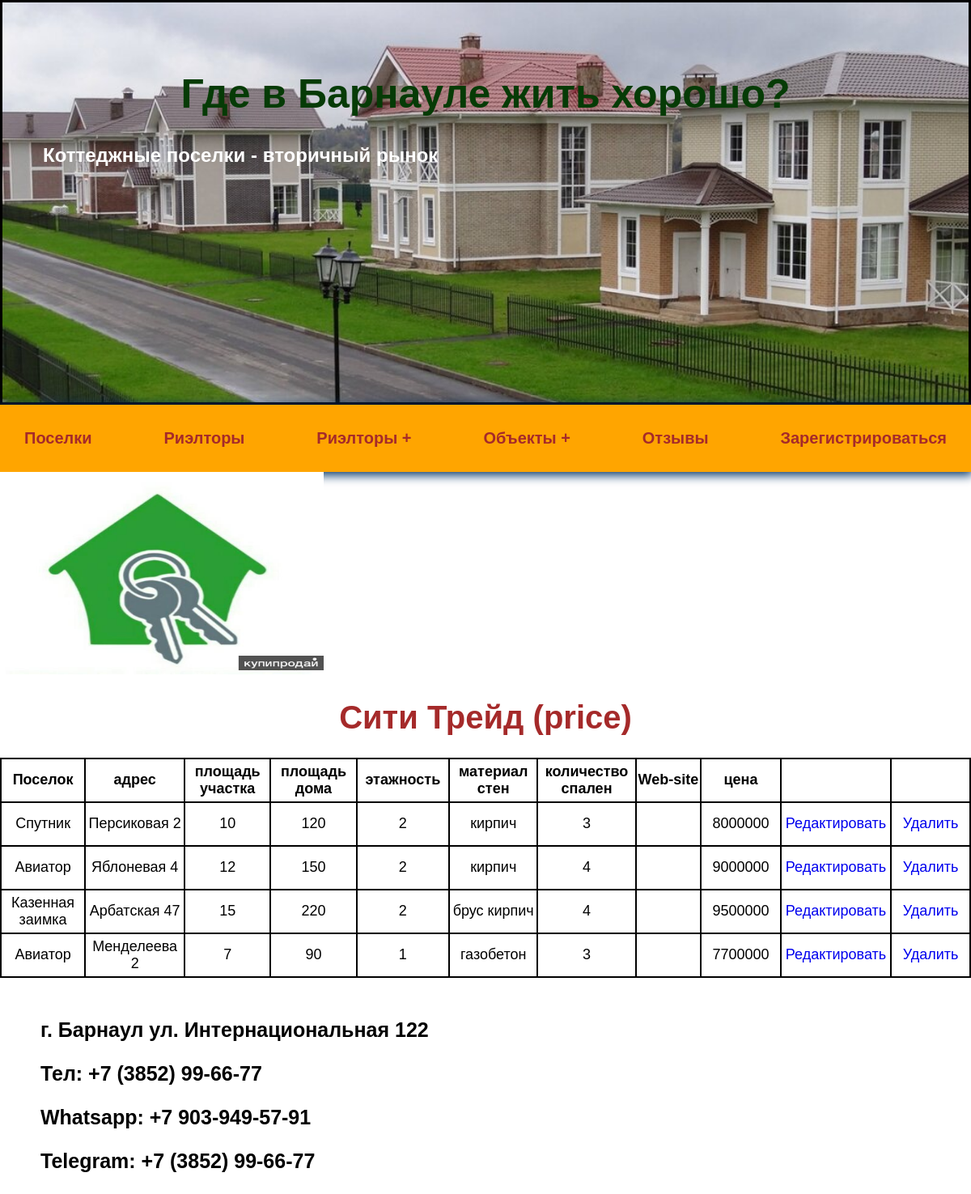
Page /realtors/realtor/1/ on the earlier database version.
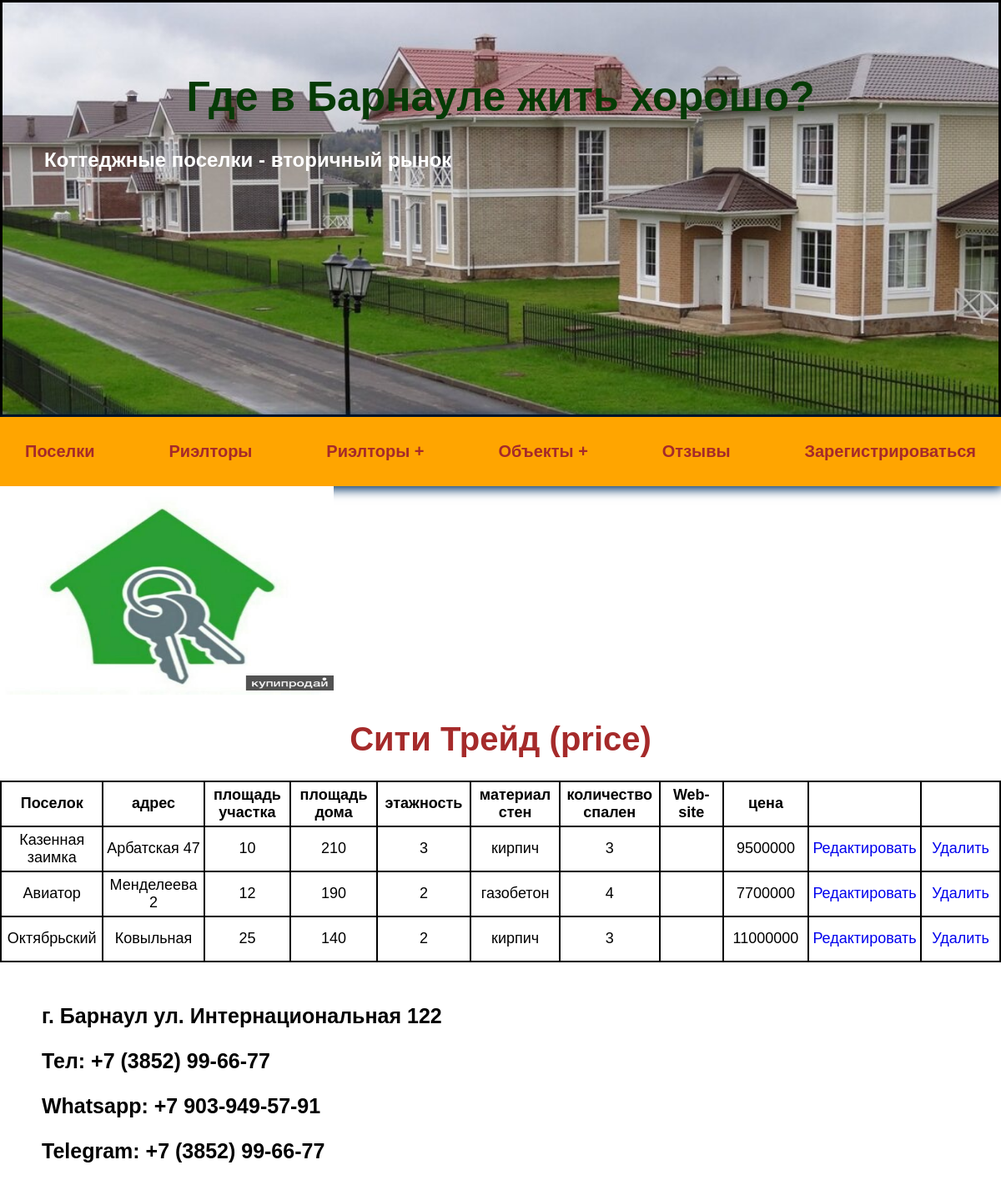
Same page on the later database version.
### realtors/models.py (models this page shows)
class Cottage(models.Model):
    rlt = models.ForeignKey(Realtor, on_delete=models.CASCADE)
    village = models.CharField(max_length=100)
    adress = models.CharField(max_length=200)
    land_area = models.IntegerField(default=0)
    house_area = models.IntegerField(default=0)
    floors = models.IntegerField(default=1)
    walls = models.CharField(max_length=100)
    bedrooms = models.IntegerField(default=1)
    web_site = models.CharField(max_length=200, blank=True)
    price = models.IntegerField(default=0)
    def __str__(self):
        return self.adress

### realtors/views.py (the view)
# urls.py: path('realtor/<str:pk>/', views.realtor, name="realtor"),
def realtor(request, pk):
    realtor.obj = Realtor.objects.get(id=pk)
    cottages = Cottage.objects.filter(rlt=pk)
    context = {
        'realtor': realtor.obj,
        'cottages': cottages
    }
    print(cottages, pk)
    return render(request, 'realtors/one_realtor.html', context)

### realtors/templates/realtors/one_realtor.html
{% extends 'villages/base.html' %}
{% block content %}
<img class="image_card" src="{{ realtor.featured_image.url }}" alt="image_card">
<h1>{{ realtor.title }} (price)</h1>
<div class="tab">
<table>
    <thead>
    <tr>
        <th>Поселок</th>
        <th>адрес</th>
        <th>площадь участка</th>
        <th>площадь дома</th>
        <th>этажность</th>
        <th>материал стен</th>
        <th>количество спален</th>
        <th>Web-site</th>
        <th>цена</th>
        <th></th>
        <th></th>
    </tr>
    </thead>
    <tbody>
    {% for cottage in cottages %}
    <tr>
        <td>{{ cottage.village }}</td>
        <td>{{ cottage.adress }}</td>
        <td>{{ cottage.land_area }}</td>
        <td>{{ cottage.house_area }}</td>
        <td>{{ cottage.floors }}</td>
        <td>{{ cottage.walls }}</td>
        <td>{{ cottage.bedrooms }}</td>
        <td>{{ cottage.web_site }}</td>
        <td>{{ cottage.price }}</td>
        <td>
            <a href="{% url 'update_cottage' cottage.id %}">Редактировать</a>
        </td>
        <td>
            <a href="{% url 'delete_cottage' cottage.id %}">Удалить</a>
        </td>
    </tr>
    {% endfor %}
    </tbody>
</table>
    <div class="realtor-contact">
        <p>{{ realtor.office_adress }}</p>
        <p>Тел: {{ realtor.contacts }}</p>
        <p>Whatsapp: {{ realtor.whatsapp }}</p>
        <p>Telegram: {{ realtor.telegram }}</p>
    </div>
</div>
{% endblock %}

Differences in the rows shown:
removed Cottage: village "Спутник", adress "Персиковая 2", land_area "10", house_area "120", floors "2", walls "кирпич", bedrooms "3", price "8000000"
removed Cottage: village "Авиатор", adress "Яблоневая 4", land_area "12", house_area "150", floors "2", walls "кирпич", bedrooms "4", price "9000000"
changed Cottage "Казенная заимка": land_area "15" → "10"; house_area "220" → "210"; floors "2" → "3"; walls "брус кирпич" → "кирпич"; bedrooms "4" → "3"
changed Cottage "Авиатор": land_area "7" → "12"; house_area "90" → "190"; floors "1" → "2"; bedrooms "3" → "4"
added Cottage: village "Октябрьский", adress "Ковыльная", land_area "25", house_area "140", floors "2", walls "кирпич", bedrooms "3", price "11000000"
